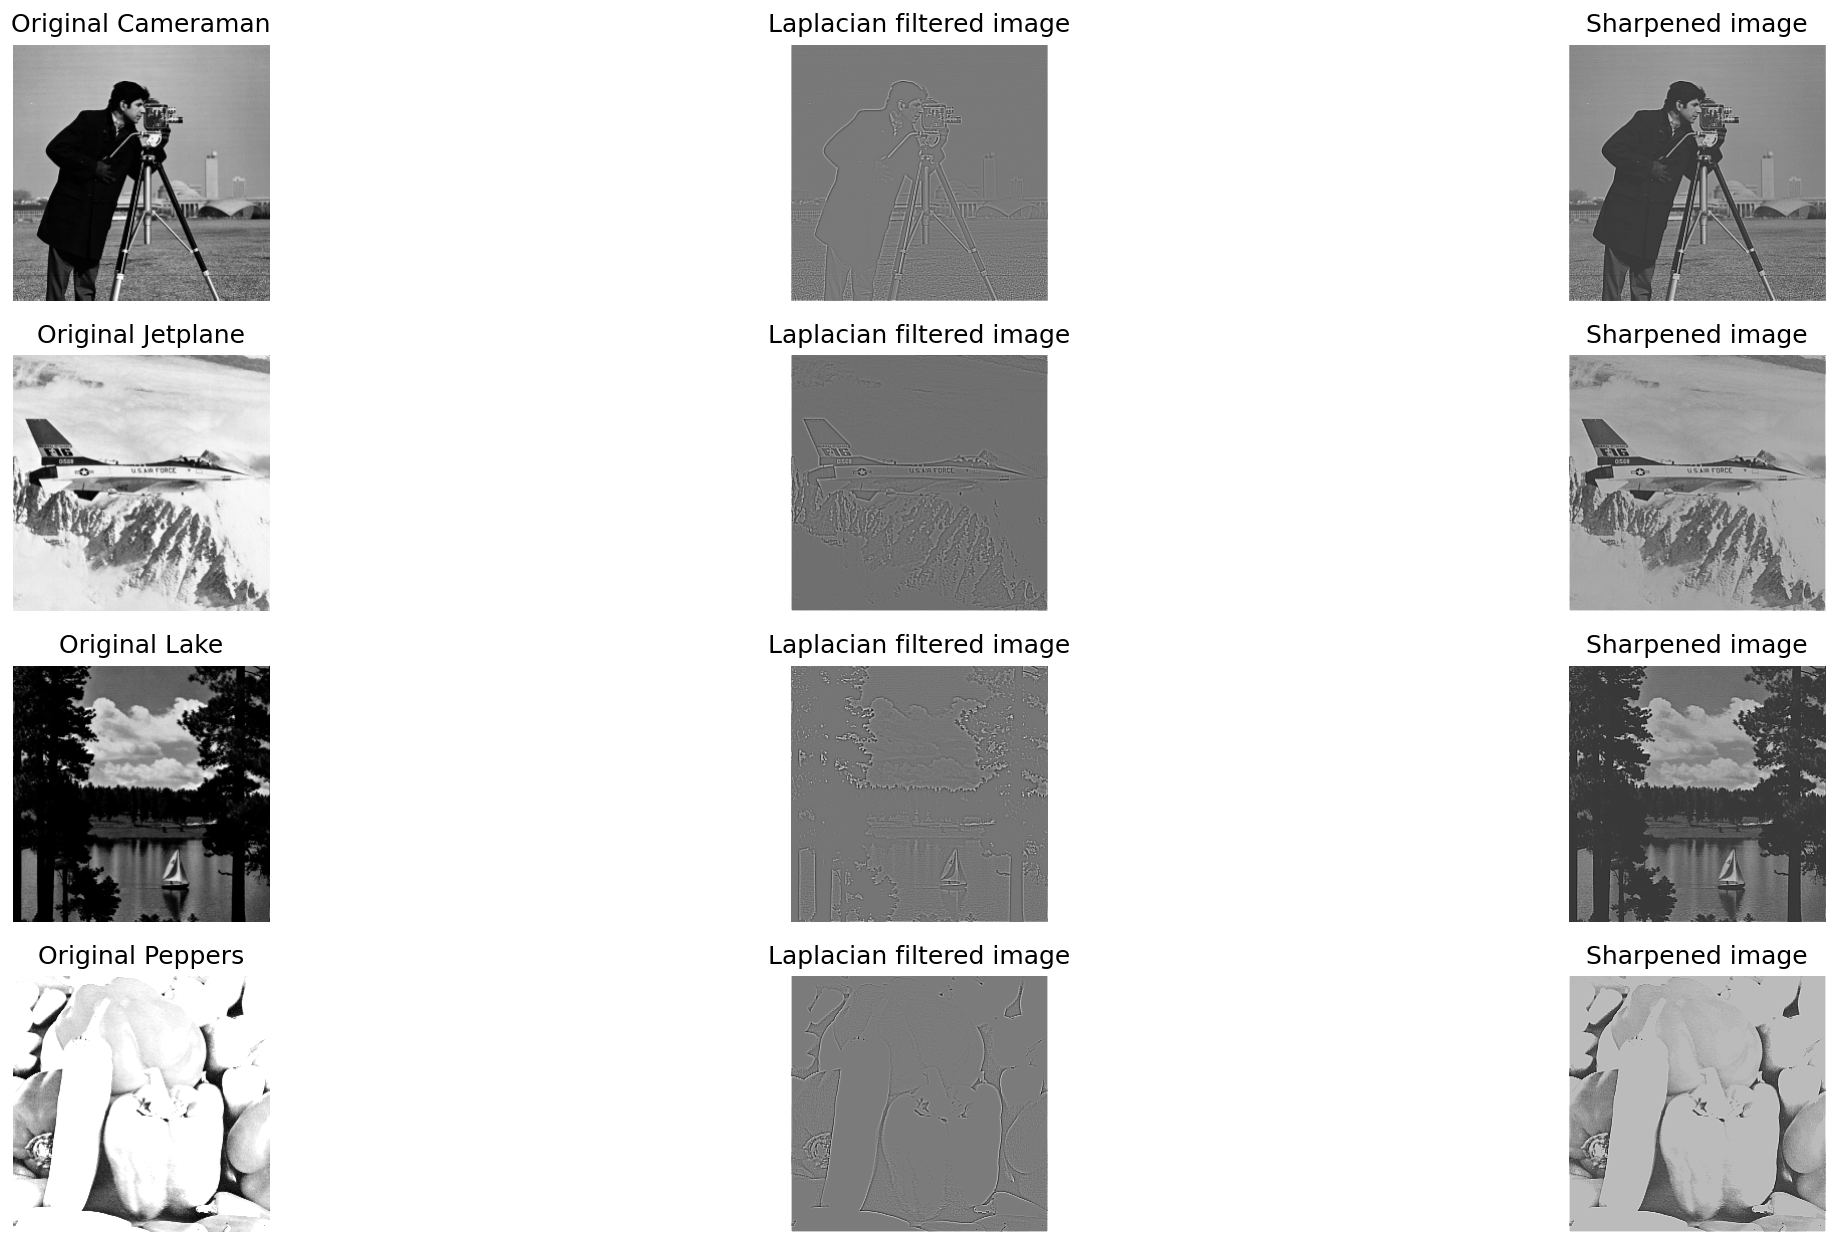

Python code for this plot:
import numpy as np
import matplotlib.pyplot as plt
from PIL import Image

# 影像讀取(.convert('L')保證了後續處理在單一亮度通道上進行，而不是在 RGB 格式上操作，並正規化至[0,1])
k=np.array(Image.open('Cameraman.bmp').convert('L'))/255.0
j=np.array(Image.open('Jetplane.bmp').convert('L'))/255.0
l=np.array(Image.open('Lake.bmp').convert('L'))/255.0
p=np.array(Image.open('Peppers.bmp').convert('L'))/255.0

# Laplacian 卷積核
laplacian_filter=np.array([[-1,-1,-1],
                           [-1, 8,-1],
                           [-1,-1,-1]])

# 卷積應用函數(np.pad()在圖像的邊緣處填充零，防止邊緣效應，然後對圖像進行逐像素卷積運算，得到濾波後的圖像)
def apply_laplacian_filter(image,filter_kernel):
    filtered_image=np.zeros_like(image)
    padded_image=np.pad(image,pad_width=1,mode='constant',constant_values=0)
    for y in range(1,image.shape[0]+1):
        for x in range(1,image.shape[1]+1):
            region=padded_image[y-1:y+2,x-1:x+2]
            filtered_image[y-1,x-1]=np.sum(region*filter_kernel)
    return filtered_image

resp3=apply_laplacian_filter(k,laplacian_filter)
resp2=apply_laplacian_filter(j,laplacian_filter)
resp1=apply_laplacian_filter(l,laplacian_filter)
resp=apply_laplacian_filter(p,laplacian_filter)

# 正規化濾波後的影像
def normalize_image(image):
    min_val=np.min(image)
    max_val=np.max(image)
    return (image-min_val)/(max_val-min_val)

resp3=normalize_image(resp3)
resp2=normalize_image(resp2)
resp1=normalize_image(resp1)
resp=normalize_image(resp)

# 銳化影像
sharpened3=k+resp3
sharpened2=j+resp2
sharpened1=l+resp1
sharpened=p+resp

# 正規化銳化後的影像
sharpened3=normalize_image(sharpened3)
sharpened2=normalize_image(sharpened2)
sharpened1=normalize_image(sharpened1)
sharpened=normalize_image(sharpened)

# 顯示原始影像、Laplacian後的影像和銳化後的影像
fig,axes=plt.subplots(4,3,figsize=(15,15))

# Cameraman
axes[0,0].imshow(k,cmap='gray')
axes[0,0].set_title('Original Cameraman')
axes[0,0].axis('off')
axes[0,1].imshow(resp3,cmap='gray')
axes[0,1].set_title('Laplacian filtered image')
axes[0,1].axis('off')
axes[0,2].imshow(sharpened3,cmap='gray')
axes[0,2].set_title('Sharpened image')
axes[0,2].axis('off')

# Jetplane
axes[1,0].imshow(j,cmap='gray')
axes[1,0].set_title('Original Jetplane')
axes[1,0].axis('off')
axes[1,1].imshow(resp2,cmap='gray')
axes[1,1].set_title('Laplacian filtered image')
axes[1,1].axis('off')
axes[1,2].imshow(sharpened2,cmap='gray')
axes[1,2].set_title('Sharpened image')
axes[1,2].axis('off')

# Lake
axes[2,0].imshow(l,cmap='gray')
axes[2,0].set_title('Original Lake')
axes[2,0].axis('off')
axes[2,1].imshow(resp1,cmap='gray')
axes[2,1].set_title('Laplacian filtered image')
axes[2,1].axis('off')
axes[2,2].imshow(sharpened1,cmap='gray')
axes[2,2].set_title('Sharpened image')
axes[2,2].axis('off')

# Peppers
axes[3,0].imshow(p,cmap='gray')
axes[3,0].set_title('Original Peppers')
axes[3,0].axis('off')
axes[3,1].imshow(resp,cmap='gray')
axes[3,1].set_title('Laplacian filtered image')
axes[3,1].axis('off')
axes[3,2].imshow(sharpened,cmap='gray')
axes[3,2].set_title('Sharpened image')
axes[3,2].axis('off')

plt.tight_layout(pad=3)
plt.show()
